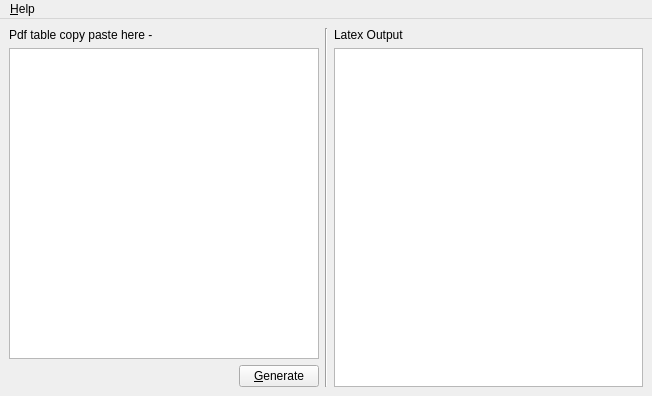
<?xml version="1.0" encoding="UTF-8"?>
<ui version="4.0">
 <class>MainWindow</class>
 <widget class="QMainWindow" name="MainWindow">
  <property name="geometry">
   <rect>
    <x>0</x>
    <y>0</y>
    <width>652</width>
    <height>396</height>
   </rect>
  </property>
  <property name="windowTitle">
   <string>DHD Project</string>
  </property>
  <widget class="QWidget" name="centralwidget">
   <layout class="QGridLayout" name="gridLayout">
    <item row="0" column="1">
     <widget class="Line" name="line">
      <property name="orientation">
       <enum>Qt::Vertical</enum>
      </property>
     </widget>
    </item>
    <item row="0" column="2">
     <layout class="QVBoxLayout" name="verticalLayout_2">
      <item>
       <widget class="QLabel" name="label_2">
        <property name="text">
         <string>Latex Output</string>
        </property>
       </widget>
      </item>
      <item>
       <widget class="QTextBrowser" name="textbox_output"/>
      </item>
     </layout>
    </item>
    <item row="0" column="0">
     <layout class="QVBoxLayout" name="verticalLayout">
      <item>
       <widget class="QLabel" name="label">
        <property name="text">
         <string>Pdf table copy paste here - </string>
        </property>
       </widget>
      </item>
      <item>
       <widget class="QTextEdit" name="textbox_input"/>
      </item>
      <item>
       <layout class="QHBoxLayout" name="horizontalLayout">
        <item>
         <spacer name="horizontalSpacer">
          <property name="orientation">
           <enum>Qt::Horizontal</enum>
          </property>
          <property name="sizeHint" stdset="0">
           <size>
            <width>40</width>
            <height>20</height>
           </size>
          </property>
         </spacer>
        </item>
        <item>
         <widget class="QPushButton" name="button_sort">
          <property name="text">
           <string>&amp;Generate</string>
          </property>
         </widget>
        </item>
       </layout>
      </item>
     </layout>
    </item>
   </layout>
  </widget>
  <widget class="QMenuBar" name="menuBar">
   <property name="geometry">
    <rect>
     <x>0</x>
     <y>0</y>
     <width>652</width>
     <height>26</height>
    </rect>
   </property>
   <widget class="QMenu" name="menu_About">
    <property name="title">
     <string>&amp;Help</string>
    </property>
    <addaction name="action_About"/>
   </widget>
   <addaction name="menu_About"/>
  </widget>
  <action name="action_About">
   <property name="text">
    <string>&amp;About</string>
   </property>
  </action>
 </widget>
 <resources/>
 <connections/>
</ui>
